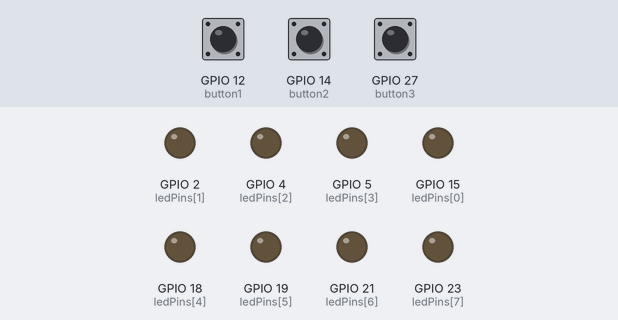
Bench run of a sketch on a simulated ESP32. Shown: output pins drawn as LEDs (lit = HIGH). Inputs (shaded band) come from the test bench; at power-on: GPIO 12 (button1) HIGH, GPIO 27 (button3) HIGH, GPIO 14 (button2) HIGH.

Above: at 1.2 s.
1.3 s: GPIO 12 (button1) pulled LOW for 0.15 s
At 2.1 s:
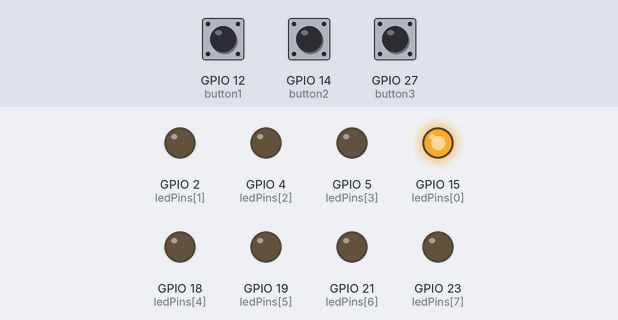
7.4 s: GPIO 27 (button3) pulled LOW for 3.2 s
At 10.1 s:
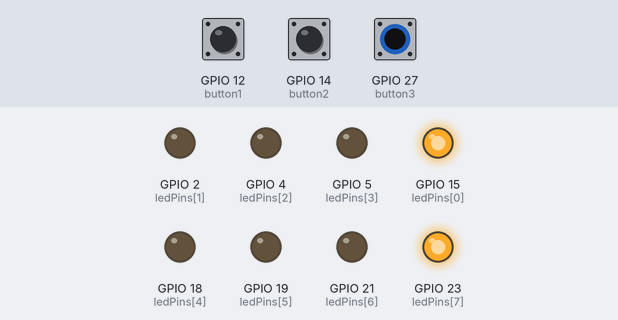
13.6 s: GPIO 27 (button3) pulled LOW for 0.15 s
At 15.4 s:
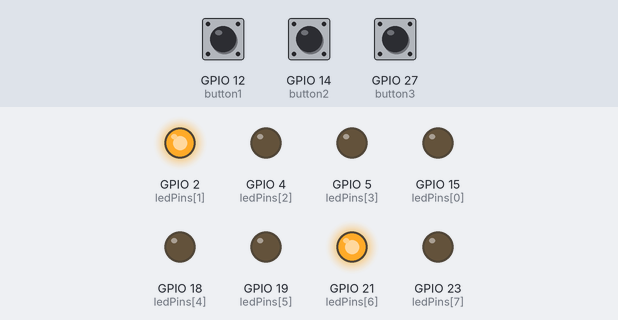
16.7 s: GPIO 27 (button3) pulled LOW for 1 s
At 20.4 s:
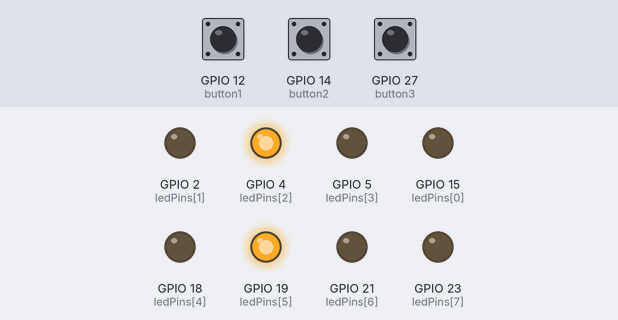
Timing chart, 0 to 21.7 s (numbered marks = the images above; inputs shaded):
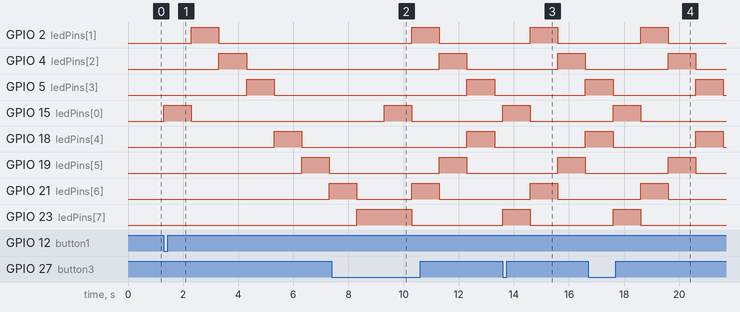

The sketch:

3.ino
```cpp
int ledPins[] = {15, 2, 4, 5, 18, 19, 21, 23}; // num leds esp32
int numLEDs = 8; // pcs ng lights

// Define buttons
int button1 = 12;
int button2 = 14;
int button3 = 27;

void setup() {
  // Set LED pins as OUTPUT
  for (int i = 0; i < numLEDs; i++) {
    pinMode(ledPins[i], OUTPUT);
  }
  // Set button pins as INPUT_PULLUP
  pinMode(button1, INPUT_PULLUP);
  pinMode(button2, INPUT_PULLUP);
  pinMode(button3, INPUT_PULLUP);
}

void loop() {
  if (digitalRead(button1) == LOW) {
    sequentialPattern();
  }
  if (digitalRead(button2) == LOW) {
    separatePattern();
  }
  if (digitalRead(button3) == LOW) {
    convergingPattern();
  }
}

void sequentialPattern() {
  for (int i = 0; i < numLEDs; i++) {
    digitalWrite(ledPins[i], HIGH);
    delay(1000);
    digitalWrite(ledPins[i], LOW);
  }
}

void separatePattern() {
  for (int i = 0; i < numLEDs; i += 2) {
    digitalWrite(ledPins[i], HIGH);
    delay(1000);
    digitalWrite(ledPins[i], LOW);
  }
  for (int i = 1; i < numLEDs; i += 2) {
    digitalWrite(ledPins[i], HIGH);
    delay(1000);
    digitalWrite(ledPins[i], LOW);
  }
}

void convergingPattern() {
  for (int i = 0; i < numLEDs / 2; i++) {
    digitalWrite(ledPins[i], HIGH);
    digitalWrite(ledPins[numLEDs - 1 - i], HIGH);
    delay(1000);
    digitalWrite(ledPins[i], LOW);
    digitalWrite(ledPins[numLEDs - 1 - i], LOW);
  }
}
```

Measured:
- after the input at 1.3 s, GPIO 2 (ledPins[1]): LOW → HIGH after 1.0 s, → LOW 1.0 s later; GPIO 4 (ledPins[2]): LOW → HIGH after 2.0 s, → LOW 1.0 s later; GPIO 5 (ledPins[3]): LOW → HIGH after 3.0 s, → LOW 1.0 s later; GPIO 15 (ledPins[0]): LOW → HIGH at once, → LOW 1.0 s later; GPIO 18 (ledPins[4]): LOW → HIGH after 4.0 s, → LOW 1.0 s later
- after the input at 7.4 s, GPIO 2 (ledPins[1]): LOW → HIGH after 2.9 s, → LOW 1.0 s later; GPIO 4 (ledPins[2]), GPIO 19 (ledPins[5]): LOW → HIGH after 3.9 s, → LOW 1.0 s later; GPIO 5 (ledPins[3]), GPIO 18 (ledPins[4]): LOW → HIGH after 4.9 s, → LOW 1.0 s later; GPIO 15 (ledPins[0]): LOW → HIGH after 1.9 s, → LOW 1.0 s later
- after the input at 13.6 s, GPIO 2 (ledPins[1]), GPIO 21 (ledPins[6]): LOW → HIGH after 1.0 s, → LOW 1.0 s later; GPIO 4 (ledPins[2]), GPIO 19 (ledPins[5]): LOW → HIGH after 2.0 s, → LOW 1.0 s later; GPIO 5 (ledPins[3]), GPIO 18 (ledPins[4]): LOW → HIGH after 3.0 s; GPIO 15 (ledPins[0]), GPIO 23 (ledPins[7]): LOW → HIGH at once, → LOW 1.0 s later
- after the input at 16.7 s, GPIO 2 (ledPins[1]), GPIO 21 (ledPins[6]): LOW → HIGH after 1.9 s, → LOW 1.0 s later; GPIO 4 (ledPins[2]), GPIO 19 (ledPins[5]): LOW → HIGH after 2.9 s, → LOW 1.0 s later; GPIO 15 (ledPins[0]), GPIO 23 (ledPins[7]): LOW → HIGH after 0.90 s, → LOW 1.0 s later
